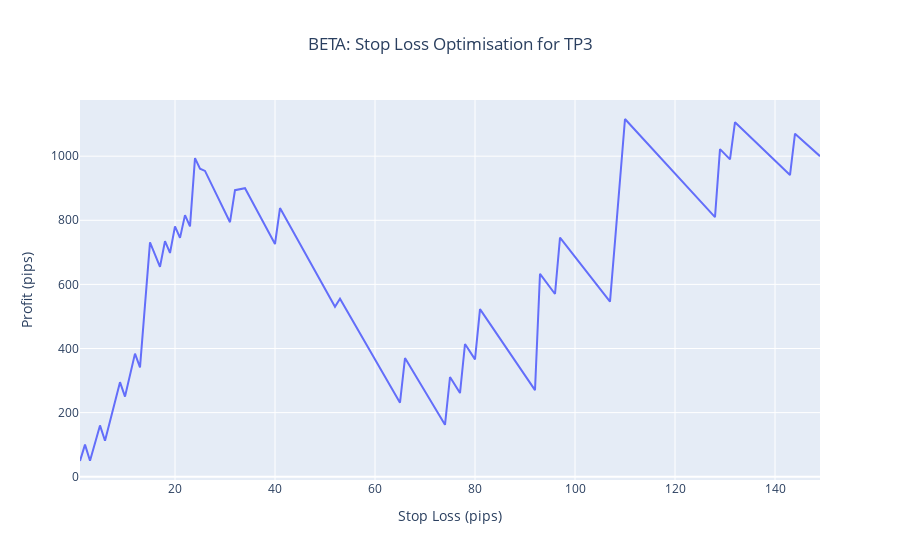

Source (notebook cell):
### Code cell
# Given TP Stop loss analysis
signals = load_beta_trades("./beta/BETA.csv")

stops = range(1, 150, 1)
profits = []
take_profit = "TP3"

for stop in stops:
    total_profit = 0.0
    wins = 0
    losses = 0
    for signal in signals[take_profit]:
        signal.set_stop_loss_pips(stop)
        df = load_ticker(signal.ticker, 60)
        profit = analyse_signal(df, signal) * pip_factor(signal.ticker)
        if profit > 0:
            wins += 1
        else:
            losses += 1
        total_profit += profit
        #print(signal, profit)
    profits.append(total_profit)
    #print(stop, total_profit, wins, losses)
    
fig = go.Figure(data=go.Scatter(x=list(stops), y=profits))
fig.update_layout(
    title=f"BETA: Stop Loss Optimisation for {take_profit}",
    xaxis_title="Stop Loss (pips)",
    yaxis_title="Profit (pips)",
    title_x=0.5
)
fig.show()

### Figure 1 — Plotly figure (JSON) as saved in the notebook; plotly's stock layout.template omitted (floating-point values rounded to 4 significant figures; data arrays with more than 128 entries replaced by an {"elided": "..."} marker saying what was removed)
{"data": [{"type": "scatter", "x": {"elided": "149 int values"}, "y": {"elided": "149 float values"}}], "layout": {"title": {"text": "BETA: Stop Loss Optimisation for TP3", "x": 0.5}, "xaxis": {"title": {"text": "Stop Loss (pips)"}}, "yaxis": {"title": {"text": "Profit (pips)"}}}}
